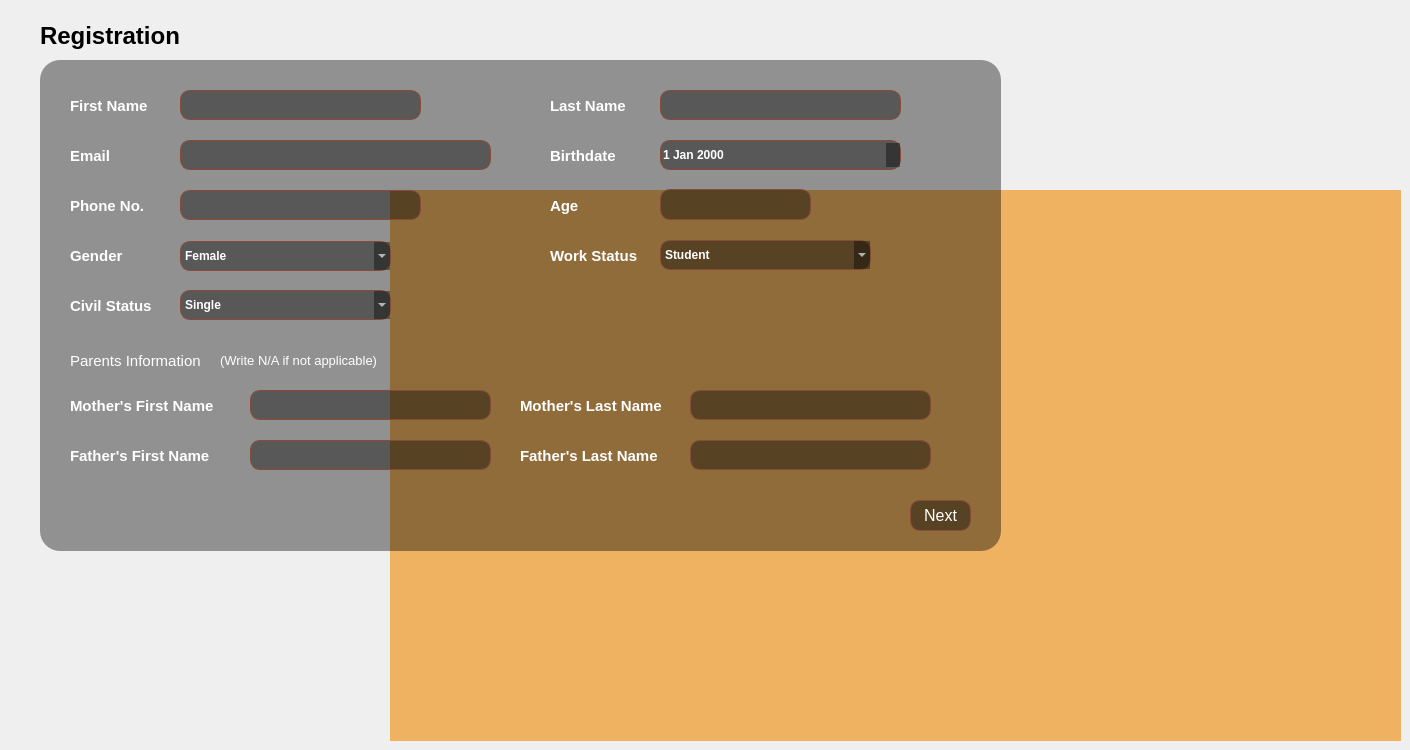
    <widget class="QWidget" name="registration1_page">
     <widget class="QStackedWidget" name="stackedWidget_2">
      <property name="geometry">
       <rect>
        <x>390</x>
        <y>190</y>
        <width>1011</width>
        <height>551</height>
       </rect>
      </property>
      <property name="styleSheet">
       <string notr="true">background-color: rgb(239, 178, 97);

</string>
      </property>
      <property name="currentIndex">
       <number>0</number>
      </property>
      <widget class="QWidget" name="page_3"/>
      <widget class="QWidget" name="page_4"/>
     </widget>
     <widget class="QWidget" name="widget_2" native="true">
      <property name="geometry">
       <rect>
        <x>40</x>
        <y>60</y>
        <width>961</width>
        <height>491</height>
       </rect>
      </property>
      <property name="styleSheet">
       <string notr="true">background-color: rgba(0, 0, 0, 100);
border-radius: 20px;</string>
      </property>
      <widget class="QLabel" name="label_5">
       <property name="geometry">
        <rect>
         <x>30</x>
         <y>30</y>
         <width>81</width>
         <height>31</height>
        </rect>
       </property>
       <property name="font">
        <font>
         <pointsize>11</pointsize>
         <weight>75</weight>
         <bold>true</bold>
        </font>
       </property>
       <property name="styleSheet">
        <string notr="true">color: rgb(255, 255, 255);
background-color: rgba(0, 0, 0, 0);</string>
       </property>
       <property name="text">
        <string>First Name</string>
       </property>
      </widget>
      <widget class="QLineEdit" name="fnameInput">
       <property name="geometry">
        <rect>
         <x>140</x>
         <y>30</y>
         <width>241</width>
         <height>30</height>
        </rect>
       </property>
       <property name="font">
        <font>
         <pointsize>9</pointsize>
         <weight>75</weight>
         <bold>true</bold>
        </font>
       </property>
       <property name="styleSheet">
        <string notr="true">border-radius: 10px;
color: rgb(255, 255, 255);
border: 1px  solid #884A39;

</string>
       </property>
       <property name="text">
        <string/>
       </property>
      </widget>
      <widget class="QLabel" name="label_6">
       <property name="geometry">
        <rect>
         <x>510</x>
         <y>30</y>
         <width>81</width>
         <height>31</height>
        </rect>
       </property>
       <property name="font">
        <font>
         <pointsize>11</pointsize>
         <weight>75</weight>
         <bold>true</bold>
        </font>
       </property>
       <property name="styleSheet">
        <string notr="true">color: rgb(255, 255, 255);
background-color: rgba(0, 0, 0, 0);</string>
       </property>
       <property name="text">
        <string>Last Name</string>
       </property>
      </widget>
      <widget class="QLineEdit" name="lnameInput">
       <property name="geometry">
        <rect>
         <x>620</x>
         <y>30</y>
         <width>241</width>
         <height>30</height>
        </rect>
       </property>
       <property name="font">
        <font>
         <pointsize>9</pointsize>
         <weight>75</weight>
         <bold>true</bold>
        </font>
       </property>
       <property name="styleSheet">
        <string notr="true">border-radius: 10px;
color: rgb(255, 255, 255);
border: 1px  solid #884A39;

</string>
       </property>
       <property name="text">
        <string/>
       </property>
      </widget>
      <widget class="QLabel" name="label_8">
       <property name="geometry">
        <rect>
         <x>30</x>
         <y>80</y>
         <width>81</width>
         <height>31</height>
        </rect>
       </property>
       <property name="font">
        <font>
         <pointsize>11</pointsize>
         <weight>75</weight>
         <bold>true</bold>
        </font>
       </property>
       <property name="styleSheet">
        <string notr="true">color: rgb(255, 255, 255);
background-color: rgba(0, 0, 0, 0);</string>
       </property>
       <property name="text">
        <string>Email</string>
       </property>
      </widget>
      <widget class="QLineEdit" name="emailInput">
       <property name="geometry">
        <rect>
         <x>140</x>
         <y>80</y>
         <width>311</width>
         <height>30</height>
        </rect>
       </property>
       <property name="font">
        <font>
         <pointsize>9</pointsize>
         <weight>75</weight>
         <bold>true</bold>
        </font>
       </property>
       <property name="styleSheet">
        <string notr="true">border-radius: 10px;
color: rgb(255, 255, 255);
border: 1px  solid #884A39;

</string>
       </property>
       <property name="text">
        <string/>
       </property>
      </widget>
      <widget class="QLabel" name="label_9">
       <property name="geometry">
        <rect>
         <x>30</x>
         <y>130</y>
         <width>81</width>
         <height>31</height>
        </rect>
       </property>
       <property name="font">
        <font>
         <pointsize>11</pointsize>
         <weight>75</weight>
         <bold>true</bold>
        </font>
       </property>
       <property name="styleSheet">
        <string notr="true">color: rgb(255, 255, 255);
background-color: rgba(0, 0, 0, 0);</string>
       </property>
       <property name="text">
        <string>Phone No.</string>
       </property>
      </widget>
      <widget class="QLineEdit" name="phoneInput">
       <property name="geometry">
        <rect>
         <x>140</x>
         <y>130</y>
         <width>241</width>
         <height>30</height>
        </rect>
       </property>
       <property name="font">
        <font>
         <pointsize>9</pointsize>
         <weight>75</weight>
         <bold>true</bold>
        </font>
       </property>
       <property name="styleSheet">
        <string notr="true">border-radius: 10px;
color: rgb(255, 255, 255);
border: 1px  solid #884A39;

</string>
       </property>
       <property name="text">
        <string/>
       </property>
      </widget>
      <widget class="QLabel" name="label_10">
       <property name="geometry">
        <rect>
         <x>30</x>
         <y>180</y>
         <width>81</width>
         <height>31</height>
        </rect>
       </property>
       <property name="font">
        <font>
         <pointsize>11</pointsize>
         <weight>75</weight>
         <bold>true</bold>
        </font>
       </property>
       <property name="styleSheet">
        <string notr="true">color: rgb(255, 255, 255);
background-color: rgba(0, 0, 0, 0);</string>
       </property>
       <property name="text">
        <string>Gender</string>
       </property>
      </widget>
      <widget class="QLabel" name="label_11">
       <property name="geometry">
        <rect>
         <x>30</x>
         <y>230</y>
         <width>101</width>
         <height>31</height>
        </rect>
       </property>
       <property name="font">
        <font>
         <pointsize>11</pointsize>
         <weight>75</weight>
         <bold>true</bold>
        </font>
       </property>
       <property name="styleSheet">
        <string notr="true">color: rgb(255, 255, 255);
background-color: rgba(0, 0, 0, 0);</string>
       </property>
       <property name="text">
        <string>Civil Status</string>
       </property>
      </widget>
      <widget class="QLabel" name="label_12">
       <property name="geometry">
        <rect>
         <x>510</x>
         <y>130</y>
         <width>41</width>
         <height>31</height>
        </rect>
       </property>
       <property name="font">
        <font>
         <pointsize>11</pointsize>
         <weight>75</weight>
         <bold>true</bold>
        </font>
       </property>
       <property name="styleSheet">
        <string notr="true">color: rgb(255, 255, 255);
background-color: rgba(0, 0, 0, 0);</string>
       </property>
       <property name="text">
        <string>Age</string>
       </property>
      </widget>
      <widget class="QLineEdit" name="ageInput">
       <property name="geometry">
        <rect>
         <x>620</x>
         <y>129</y>
         <width>151</width>
         <height>31</height>
        </rect>
       </property>
       <property name="font">
        <font>
         <pointsize>9</pointsize>
         <weight>75</weight>
         <bold>true</bold>
        </font>
       </property>
       <property name="styleSheet">
        <string notr="true">border-radius: 10px;
color: rgb(255, 255, 255);
border: 1px  solid #884A39;

</string>
       </property>
       <property name="text">
        <string/>
       </property>
      </widget>
      <widget class="QLabel" name="label_13">
       <property name="geometry">
        <rect>
         <x>510</x>
         <y>80</y>
         <width>81</width>
         <height>31</height>
        </rect>
       </property>
       <property name="font">
        <font>
         <pointsize>11</pointsize>
         <weight>75</weight>
         <bold>true</bold>
        </font>
       </property>
       <property name="styleSheet">
        <string notr="true">color: rgb(255, 255, 255);
background-color: rgba(0, 0, 0, 0);</string>
       </property>
       <property name="text">
        <string>Birthdate</string>
       </property>
      </widget>
      <widget class="QLabel" name="label_14">
       <property name="geometry">
        <rect>
         <x>510</x>
         <y>180</y>
         <width>101</width>
         <height>31</height>
        </rect>
       </property>
       <property name="font">
        <font>
         <pointsize>11</pointsize>
         <weight>75</weight>
         <bold>true</bold>
        </font>
       </property>
       <property name="styleSheet">
        <string notr="true">color: rgb(255, 255, 255);
background-color: rgba(0, 0, 0, 0);</string>
       </property>
       <property name="text">
        <string>Work Status</string>
       </property>
      </widget>
      <widget class="QLineEdit" name="motherFnameInput">
       <property name="geometry">
        <rect>
         <x>210</x>
         <y>330</y>
         <width>241</width>
         <height>30</height>
        </rect>
       </property>
       <property name="font">
        <font>
         <pointsize>9</pointsize>
         <weight>75</weight>
         <bold>true</bold>
        </font>
       </property>
       <property name="styleSheet">
        <string notr="true">border-radius: 10px;
color: rgb(255, 255, 255);
border: 1px  solid #884A39;

</string>
       </property>
       <property name="text">
        <string/>
       </property>
      </widget>
      <widget class="QLabel" name="label_15">
       <property name="geometry">
        <rect>
         <x>30</x>
         <y>330</y>
         <width>161</width>
         <height>31</height>
        </rect>
       </property>
       <property name="font">
        <font>
         <pointsize>11</pointsize>
         <weight>75</weight>
         <bold>true</bold>
        </font>
       </property>
       <property name="styleSheet">
        <string notr="true">color: rgb(255, 255, 255);
background-color: rgba(0, 0, 0, 0);</string>
       </property>
       <property name="text">
        <string>Mother's First Name</string>
       </property>
      </widget>
      <widget class="QLabel" name="label_16">
       <property name="geometry">
        <rect>
         <x>30</x>
         <y>290</y>
         <width>131</width>
         <height>21</height>
        </rect>
       </property>
       <property name="font">
        <font>
         <pointsize>11</pointsize>
         <weight>50</weight>
         <bold>false</bold>
        </font>
       </property>
       <property name="styleSheet">
        <string notr="true">color: rgb(255, 255, 255);
background-color: rgba(0, 0, 0, 0);</string>
       </property>
       <property name="text">
        <string>Parents Information:</string>
       </property>
      </widget>
      <widget class="QLabel" name="label_17">
       <property name="geometry">
        <rect>
         <x>480</x>
         <y>330</y>
         <width>151</width>
         <height>31</height>
        </rect>
       </property>
       <property name="font">
        <font>
         <pointsize>11</pointsize>
         <weight>75</weight>
         <bold>true</bold>
        </font>
       </property>
       <property name="styleSheet">
        <string notr="true">color: rgb(255, 255, 255);
background-color: rgba(0, 0, 0, 0);</string>
       </property>
       <property name="text">
        <string>Mother's Last Name</string>
       </property>
      </widget>
      <widget class="QLineEdit" name="motherLnameInput">
       <property name="geometry">
        <rect>
         <x>650</x>
         <y>330</y>
         <width>241</width>
         <height>30</height>
        </rect>
       </property>
       <property name="font">
        <font>
         <pointsize>9</pointsize>
         <weight>75</weight>
         <bold>true</bold>
        </font>
       </property>
       <property name="styleSheet">
        <string notr="true">border-radius: 10px;
color: rgb(255, 255, 255);
border: 1px  solid #884A39;

</string>
       </property>
       <property name="text">
        <string/>
       </property>
      </widget>
      <widget class="QLabel" name="label_18">
       <property name="geometry">
        <rect>
         <x>180</x>
         <y>290</y>
         <width>171</width>
         <height>21</height>
        </rect>
       </property>
       <property name="font">
        <font>
         <pointsize>10</pointsize>
         <weight>50</weight>
         <bold>false</bold>
        </font>
       </property>
       <property name="styleSheet">
        <string notr="true">color: rgb(255, 255, 255);
background-color: rgba(0, 0, 0, 0);</string>
       </property>
       <property name="text">
        <string>(Write N/A if not applicable)</string>
       </property>
      </widget>
      <widget class="QLabel" name="label_19">
       <property name="geometry">
        <rect>
         <x>30</x>
         <y>380</y>
         <width>161</width>
         <height>31</height>
        </rect>
       </property>
       <property name="font">
        <font>
         <pointsize>11</pointsize>
         <weight>75</weight>
         <bold>true</bold>
        </font>
       </property>
       <property name="styleSheet">
        <string notr="true">color: rgb(255, 255, 255);
background-color: rgba(0, 0, 0, 0);</string>
       </property>
       <property name="text">
        <string>Father's First Name</string>
       </property>
      </widget>
      <widget class="QLineEdit" name="fatherFnameInput">
       <property name="geometry">
        <rect>
         <x>210</x>
         <y>380</y>
         <width>241</width>
         <height>30</height>
        </rect>
       </property>
       <property name="font">
        <font>
         <pointsize>9</pointsize>
         <weight>75</weight>
         <bold>true</bold>
        </font>
       </property>
       <property name="styleSheet">
        <string notr="true">border-radius: 10px;
color: rgb(255, 255, 255);
border: 1px  solid #884A39;

</string>
       </property>
       <property name="text">
        <string/>
       </property>
      </widget>
      <widget class="QLabel" name="label_20">
       <property name="geometry">
        <rect>
         <x>480</x>
         <y>380</y>
         <width>161</width>
         <height>31</height>
        </rect>
       </property>
       <property name="font">
        <font>
         <pointsize>11</pointsize>
         <weight>75</weight>
         <bold>true</bold>
        </font>
       </property>
       <property name="styleSheet">
        <string notr="true">color: rgb(255, 255, 255);
background-color: rgba(0, 0, 0, 0);</string>
       </property>
       <property name="text">
        <string>Father's Last Name</string>
       </property>
      </widget>
      <widget class="QLineEdit" name="fatherLnameInput">
       <property name="geometry">
        <rect>
         <x>650</x>
         <y>380</y>
         <width>241</width>
         <height>30</height>
        </rect>
       </property>
       <property name="font">
        <font>
         <pointsize>9</pointsize>
         <weight>75</weight>
         <bold>true</bold>
        </font>
       </property>
       <property name="styleSheet">
        <string notr="true">border-radius: 10px;
color: rgb(255, 255, 255);
border: 1px  solid #884A39;

</string>
       </property>
       <property name="text">
        <string/>
       </property>
      </widget>
      <widget class="QDateEdit" name="birthdateInput">
       <property name="geometry">
        <rect>
         <x>620</x>
         <y>80</y>
         <width>241</width>
         <height>30</height>
        </rect>
       </property>
       <property name="font">
        <font>
         <pointsize>9</pointsize>
         <weight>75</weight>
         <bold>true</bold>
        </font>
       </property>
       <property name="styleSheet">
        <string notr="true">border-radius: 10px;
color: rgb(255, 255, 255);
border: 1px  solid #884A39;
</string>
       </property>
      </widget>
      <widget class="QPushButton" name="nextButton1">
       <property name="geometry">
        <rect>
         <x>870</x>
         <y>440</y>
         <width>61</width>
         <height>31</height>
        </rect>
       </property>
       <property name="font">
        <font>
         <family>MS Shell Dlg 2</family>
         <pointsize>12</pointsize>
         <weight>50</weight>
         <bold>false</bold>
        </font>
       </property>
       <property name="styleSheet">
        <string notr="true">border-radius: 10px;
color: rgb(255, 255, 255);
border: 1px  solid #884A39;
</string>
       </property>
       <property name="text">
        <string>Next</string>
       </property>
       <property name="iconSize">
        <size>
         <width>30</width>
         <height>30</height>
        </size>
       </property>
      </widget>
      <widget class="QComboBox" name="genderComboBox">
       <property name="geometry">
        <rect>
         <x>140</x>
         <y>181</y>
         <width>211</width>
         <height>30</height>
        </rect>
       </property>
       <property name="font">
        <font>
         <pointsize>9</pointsize>
         <weight>75</weight>
         <bold>true</bold>
        </font>
       </property>
       <property name="styleSheet">
        <string notr="true">border-radius: 10px;
color: rgb(255, 255, 255);
border: 1px  solid #884A39;
</string>
       </property>
       <item>
        <property name="text">
         <string>Female</string>
        </property>
       </item>
       <item>
        <property name="text">
         <string>Male</string>
        </property>
       </item>
       <item>
        <property name="text">
         <string>Other</string>
        </property>
       </item>
      </widget>
      <widget class="QComboBox" name="workStatusComboBox">
       <property name="geometry">
        <rect>
         <x>620</x>
         <y>180</y>
         <width>211</width>
         <height>30</height>
        </rect>
       </property>
       <property name="font">
        <font>
         <pointsize>9</pointsize>
         <weight>75</weight>
         <bold>true</bold>
        </font>
       </property>
       <property name="styleSheet">
        <string notr="true">border-radius: 10px;
color: rgb(255, 255, 255);
border: 1px  solid #884A39;
</string>
       </property>
       <item>
        <property name="text">
         <string>Student</string>
        </property>
       </item>
       <item>
        <property name="text">
         <string>Unemployed</string>
        </property>
       </item>
       <item>
        <property name="text">
         <string>Self-employed</string>
        </property>
       </item>
       <item>
        <property name="text">
         <string>Part-time employee</string>
        </property>
       </item>
       <item>
        <property name="text">
         <string>Full-time employee</string>
        </property>
       </item>
       <item>
        <property name="text">
         <string>Contract employee</string>
        </property>
       </item>
       <item>
        <property name="text">
         <string>Intern</string>
        </property>
       </item>
      </widget>
      <widget class="QComboBox" name="civilStatusComboBox">
       <property name="geometry">
        <rect>
         <x>140</x>
         <y>230</y>
         <width>211</width>
         <height>30</height>
        </rect>
       </property>
       <property name="font">
        <font>
         <pointsize>9</pointsize>
         <weight>75</weight>
         <bold>true</bold>
        </font>
       </property>
       <property name="styleSheet">
        <string notr="true">border-radius: 10px;
color: rgb(255, 255, 255);
border: 1px  solid #884A39;
</string>
       </property>
       <item>
        <property name="text">
         <string>Single</string>
        </property>
       </item>
       <item>
        <property name="text">
         <string>Married</string>
        </property>
       </item>
       <item>
        <property name="text">
         <string>Widowed</string>
        </property>
       </item>
       <item>
        <property name="text">
         <string>Divorced</string>
        </property>
       </item>
       <item>
        <property name="text">
         <string>Separated</string>
        </property>
       </item>
      </widget>
     </widget>
     <widget class="QLabel" name="label_2">
      <property name="geometry">
       <rect>
        <x>40</x>
        <y>10</y>
        <width>171</width>
        <height>51</height>
       </rect>
      </property>
      <property name="font">
       <font>
        <pointsize>18</pointsize>
        <weight>75</weight>
        <bold>true</bold>
       </font>
      </property>
      <property name="styleSheet">
       <string notr="true">color: rgb(0, 0, 0);
background-color: rgba(0, 0, 0, 0);</string>
      </property>
      <property name="text">
       <string>Registration</string>
      </property>
     </widget>
    </widget>
